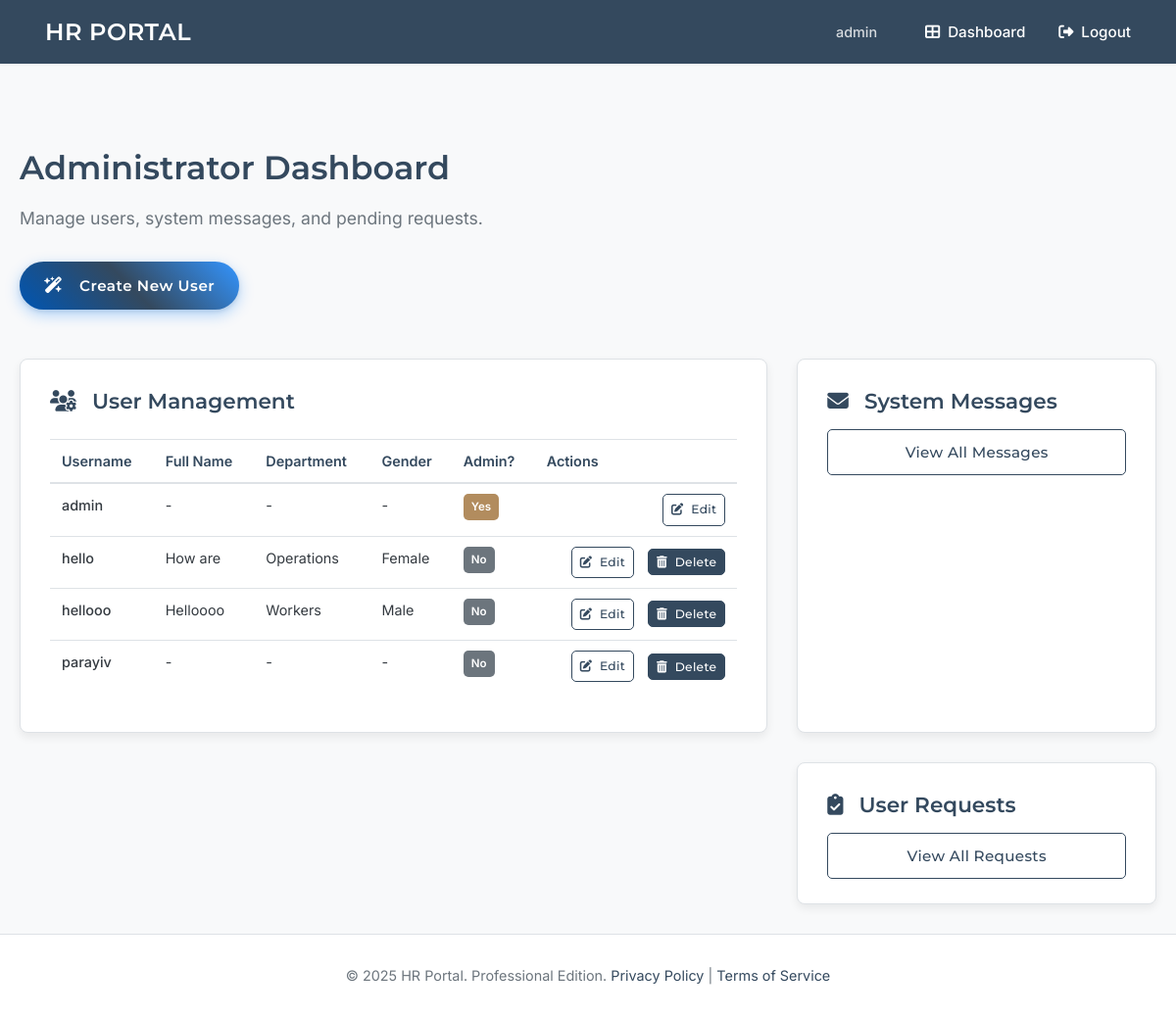
The page /dashboard (signed in) on the database as committed earlier.
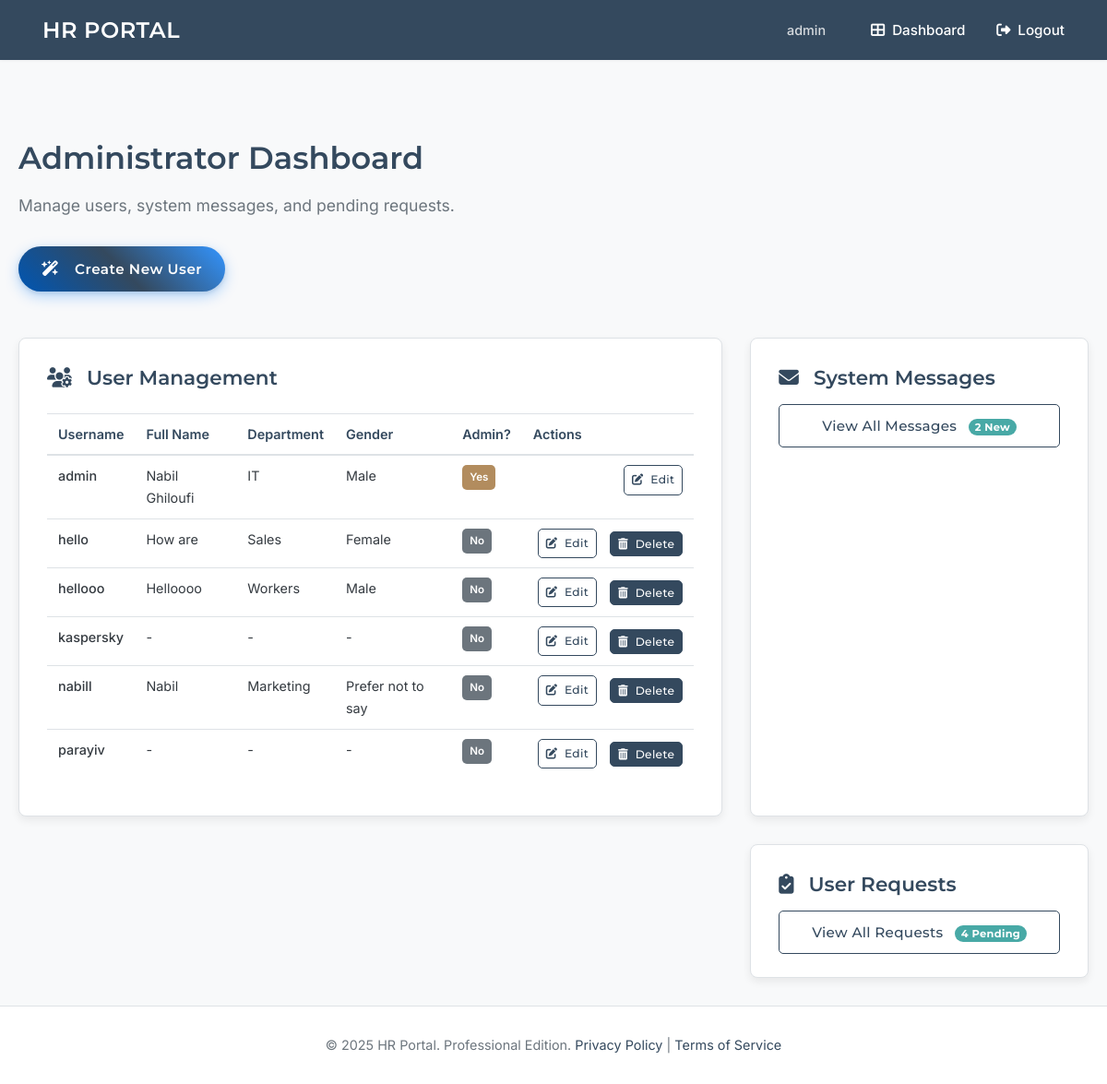
The same page on the database as committed later.
### tables this page shows
CREATE TABLE users (
    id INTEGER PRIMARY KEY AUTOINCREMENT,
    username TEXT UNIQUE NOT NULL,
    password_hash TEXT NOT NULL,
    is_admin BOOLEAN NOT NULL DEFAULT 0,
    full_name TEXT,             -- NEW
    gender TEXT,                -- NEW (e.g., 'male', 'female', 'other', 'prefer_not_to_say')
    department TEXT             -- NEW
);

### app.py (the view, shortened to what this page needs)
@app.route('/dashboard')
@login_required
def dashboard():
    if g.user['is_admin']:
        db = get_db()
        all_users = db.execute(
            'SELECT id, username, is_admin, full_name, gender, department FROM users ORDER BY username'
        ).fetchall()
        unread_messages_count = db.execute(
            'SELECT COUNT(id) FROM messages WHERE is_read = 0'
        ).fetchone()[0]
        pending_requests_count = db.execute(
            "SELECT COUNT(id) FROM requests WHERE status = 'pending'"
        ).fetchone()[0]
        return render_template('dashboard_admin.html',
                               all_users=all_users,
                               unread_messages_count=unread_messages_count,
                               pending_requests_count=pending_requests_count)

### app.py (called while the page is built)
def get_db():
    if 'db' not in g:
        try:
            os.makedirs(app.instance_path)
        except OSError:
            pass
        g.db = sqlite3.connect(
            app.config['DATABASE'],
            detect_types=sqlite3.PARSE_DECLTYPES
        )
        g.db.row_factory = sqlite3.Row
    return g.db

def login_required(view):
    @wraps(view)
    def wrapped_view(**kwargs):
        if g.user is None:
            flash('Please log in to access this page.', 'error')
            return redirect(url_for('login', next=request.url))
        return view(**kwargs)
    return wrapped_view

@app.before_request
def load_logged_in_user():
    user_id = session.get('user_id')
    g.user = None
    if user_id is not None:
        db = get_db()
        g.user = db.execute(
            'SELECT id, username, is_admin, full_name, gender, department FROM users WHERE id = ?', (user_id,)
        ).fetchone()

@app.context_processor
def inject_now():
    return {'now': datetime.utcnow()}

### templates/dashboard_admin.html (shortened to what the changed rows need)
{% extends 'base.html' %}
{% block content %}
<div class="admin-dashboard-container">
    <header class="dashboard-header">
        <h1 class="page-title">Administrator Dashboard</h1>
    </header>
    <div class="admin-dashboard-grid">
        <section class="dashboard-panel user-management-panel">
            <div class="panel-header">
                <h2 class="panel-title"><i class="fas fa-users-cog"></i> User Management</h2>
            </div>
            <div class="user-list-container">
                {% if all_users %}
                <div class="table-responsive-wrapper">
                    <table class="professional-table admin-user-table">
                        <thead>
                            <tr>
                                <th>Username</th>
                                <th>Full Name</th>
                                <th>Department</th>
                                <th>Gender</th>
                                <th>Admin?</th>
                                <th>Actions</th>
                            </tr>
                        </thead>
                        <tbody>
                            {% for user_item in all_users %}
                            <tr>
                                <td><strong>{{ user_item.username }}</strong></td>
                                <td>{{ user_item.full_name if user_item.full_name else '-' }}</td>
                                <td>{{ user_item.department if user_item.department else '-' }}</td>
                                <td>{{ user_item.gender if user_item.gender else '-' }}</td>
                                <td>
                                    <span class="status-badge {{ 'status-admin' if user_item.is_admin else 'status-user' }}">
                                        {{ "Yes" if user_item.is_admin else "No" }}
                                    </span>
                                </td>
                                <td class="actions-cell">
                                    <a href="{{ url_for('admin_update_user', user_id=user_item.id) }}" class="btn btn-sm btn-outline-primary action-btn" title="Edit User">
                                        <i class="fas fa-edit"></i> Edit
                                    </a>
                                    {% if g.user.id != user_item.id %}
                                    <form action="{{ url_for('admin_delete_user', user_id=user_item.id) }}" method="post" class="delete-form"
                                          onsubmit="return confirm('Are you sure you want to delete {{ user_item.username }}? This action cannot be undone.');">
                                        <button type="submit" class="btn btn-sm btn-danger action-btn" title="Delete User">
                                            <i class="fas fa-trash-alt"></i> Delete
                                        </button>
                                    </form>
                                    {% endif %}
                                </td>
                            </tr>
                            {% endfor %}
                        </tbody>
                    </table>
                </div>
                {% else %}
                <p class="panel-empty-state"><i class="fas fa-users fa-2x"></i> No users found in the system.</p>
                {% endif %}
            </div>
        </section>
        <section class="dashboard-panel system-messages-panel">
            <h2 class="panel-title"><i class="fas fa-envelope"></i> System Messages</h2>
            <a href="{{ url_for('admin_view_messages') }}" class="btn btn-outline-primary btn-block">
                View All Messages
                {% if unread_messages_count > 0 %}
                    <span class="badge-notification">{{ unread_messages_count }} New</span>
                {% endif %}
            </a>
        </section>
        <section class="dashboard-panel user-requests-panel">
            <h2 class="panel-title"><i class="fas fa-clipboard-check"></i> User Requests</h2>
            <a href="{{ url_for('admin_view_requests') }}" class="btn btn-outline-primary btn-block">
                View All Requests
                {% if pending_requests_count > 0 %}
                     <span class="badge-notification">{{ pending_requests_count }} Pending</span>
                {% endif %}
            </a>
        </section>
    </div>
</div>
{% endblock %}

### templates/base.html (shortened to what this page needs)
<!doctype html>
<html lang="en">
<head>
    <link rel="stylesheet" href="https://cdnjs.cloudflare.com/ajax/libs/font-awesome/6.4.0/css/all.min.css">
    <link rel="stylesheet" href="https://cdn.jsdelivr.net/npm/flatpickr/dist/flatpickr.min.css">
</head>
<body>
    <nav class="navbar">
        <a href="{{ url_for('index') }}" class="site-title">HR PORTAL</a>
        <div class="right">
            {% if g.user %}
                <span>{{ g.user.username }}</span>
                <a href="{{ url_for('dashboard') }}"><i class="fas fa-th-large fa-fw"></i> Dashboard</a>
                <a href="{{ url_for('logout') }}"><i class="fas fa-sign-out-alt fa-fw"></i> Logout</a>
            {% else %}
                <a href="{{ url_for('login') }}"><i class="fas fa-sign-in-alt fa-fw"></i> Login</a>
                <a href="{{ url_for('register') }}"><i class="fas fa-user-plus fa-fw"></i> Register</a>
            {% endif %}
        </div>
    </nav>
    <main class="container">
        {% block content %}{% endblock %}
    </main>
    <footer>
        © {{ now.year if now else '2024' }} HR Portal. Professional Edition.
        <a href="#">Privacy Policy</a> | <a href="#">Terms of Service</a>
    </footer>
</body>
</html>

Rows that differ between the two databases and show on the page:
changed users "admin": full_name "-" → "Nabil Ghiloufi"; department "-" → "IT"; gender "-" → "Male"
changed users "hello": department "Operations" → "Sales"
added users: username "kaspersky", full_name "-", department "-", gender "-", is_admin "No"
added users: username "nabill", full_name "Nabil", department "Marketing", gender "Prefer not to say", is_admin "No"
Other text that changed with them:
{{ unread_messages_count }}: (not shown) → "2"
{{ pending_requests_count }}: (not shown) → "4"
text now shown: "New Pending"
